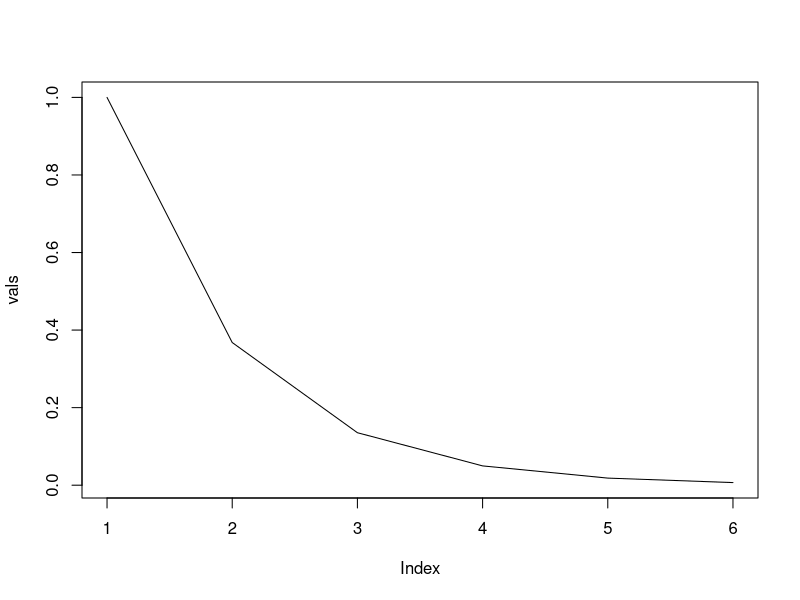
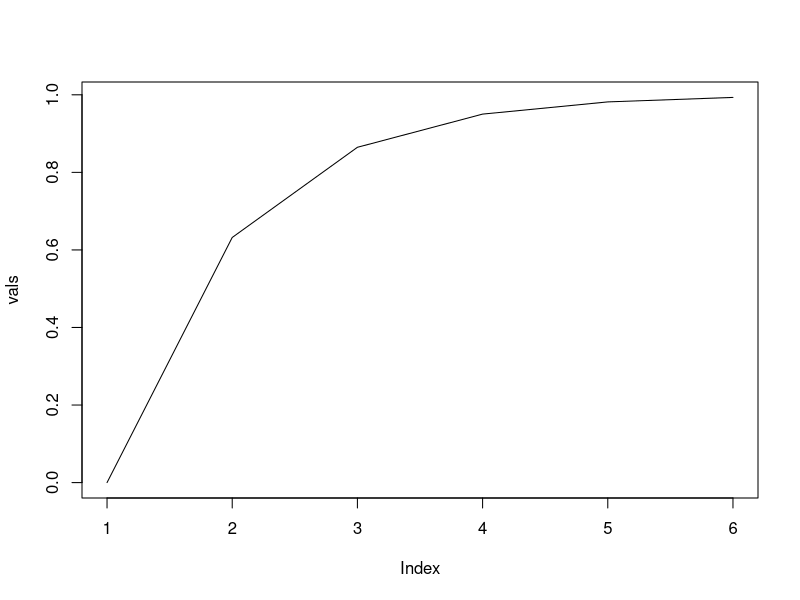
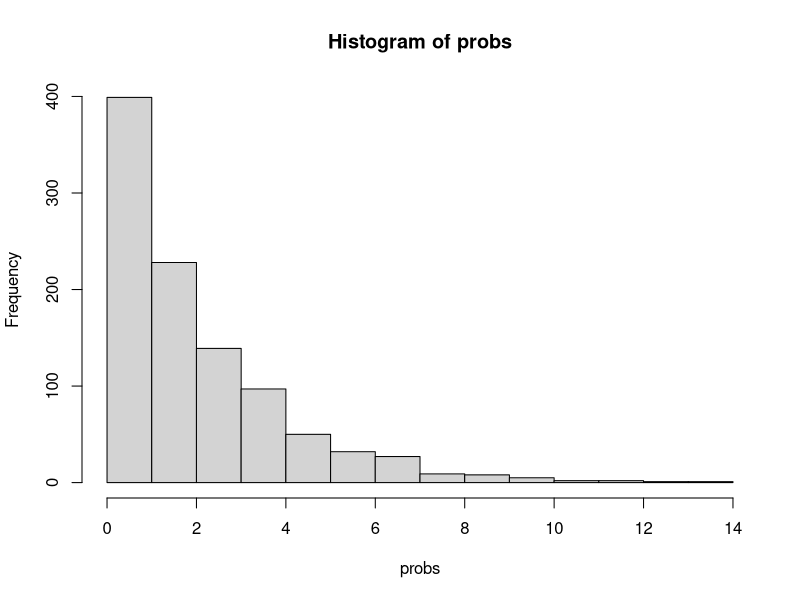
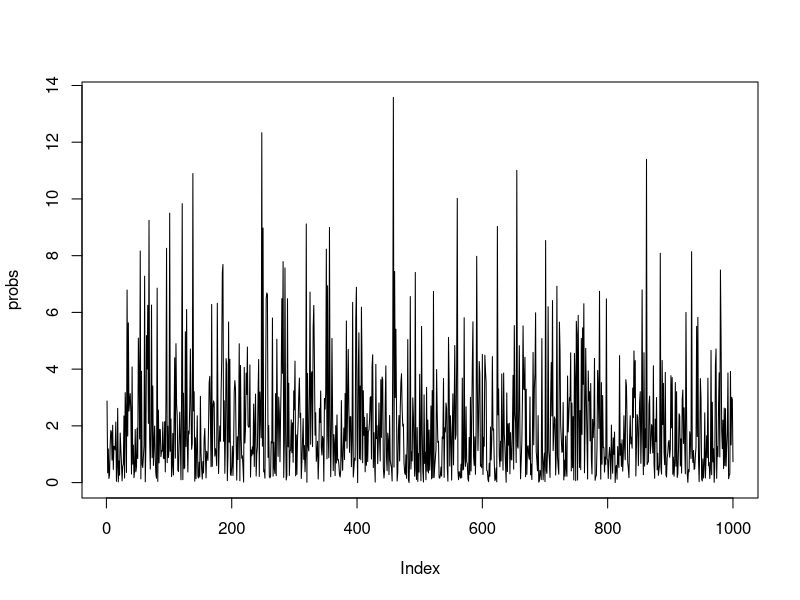

Recreate these plots in R, in order.
#q1

#a
cat("1-P[X<=45] = ",(1-punif(45,0,60)),"\n")

#b
p=punif(30,0,60)-punif(20,0,60)
cat("P[20<X<30] = ",p,"\n")

#q2

#a
cat(dexp(3,0.5),"\n")

#b
points=seq(0,5,1)
vals=dexp(points)
plot(vals,type="l")

#c
cat("P[X<=3] = ",pexp(3,0.5),"\n")

#d
points=seq(0,5,1)
vals=pexp(points)
plot(vals,type = "l")

#e
probs=rexp(1000,0.5)
hist(probs)
plot(probs,type="l")

#q3
alpha=2
beta=1/3

#a
#i)
cat("P[X=3] = ",dgamma(3,shape=alpha,rate=beta),"\n")
#or
#dgamma(3,shape=alpha,scale=(1/beta))

#ii)
cat("P[X>=1] = 1-P[X<1] = ",(1-pgamma(1,shape=alpha,rate=beta)),"\n")

#b
cat("C: ",qgamma(0.7,shape=alpha,rate=beta),"\n")
